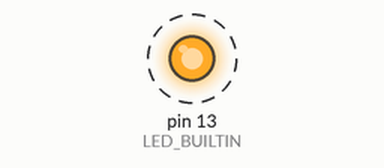
A sketch run on a simulated Arduino Uno, built with avr-gcc and run on an emulated ATmega328P. Parts: output pins drawn as LEDs (lit = HIGH). Dashed ring = blinking. What the sketch prints to the serial monitor is not drawn.

Above: at 0.5 s.
Timing chart, 0 to 4.6 s (numbered marks = the images above):
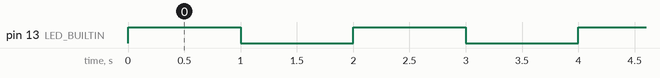

The sketch:

test_blink.ino
```cpp
void setup() {
  pinMode(LED_BUILTIN, OUTPUT);
  Serial.begin(115200);
  while (!Serial);  // attend l'ouverture du moniteur série (USB natif R4)
  Serial.println("Test R4 WiFi - demarrage OK");
}

void loop() {

  digitalWrite(LED_BUILTIN, HIGH);
  Serial.println("LED ON");
  delay(1000);

  digitalWrite(LED_BUILTIN, LOW);
  Serial.println("LED OFF");
  delay(1000);

}
```

Measured:
- by itself, pin 13 (LED_BUILTIN): alternates HIGH for 1.0 s and LOW for 1.0 s
